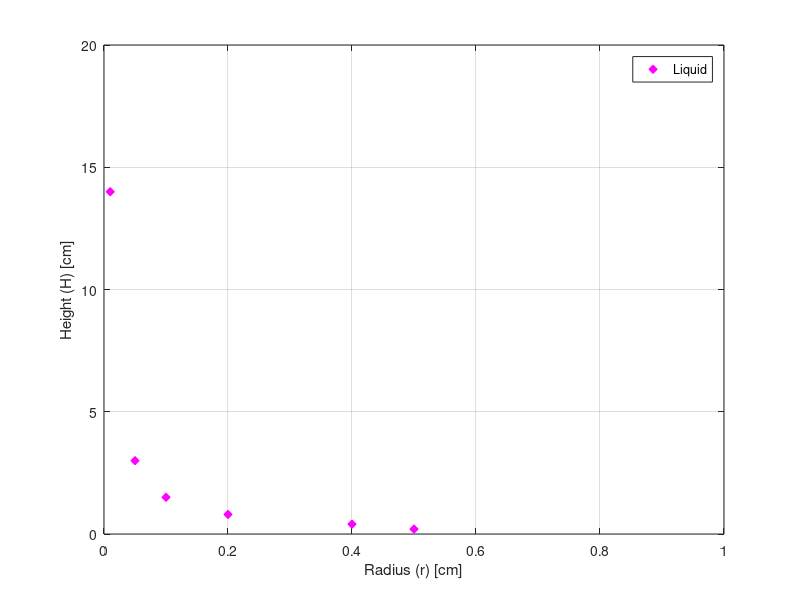

Here is the MATLAB script that generated this plot:
%% Eddie Molina   ENGR 1300-009   2016/11/04
% Problem Statement: Create a proper plot of the height versus the radius
% assuming the data are experimental
clc;
clear;
close;
%% Experimental Data
Radius = [0.01 0.05 0.10 0.20 0.40 0.50];  % [cm]
Height = [14.0 3.0 1.5 0.8 0.4 0.2];    % [cm]

%% Plots
figure('color', 'w')
plot(Radius, Height, 'd', 'MarkerFaceColor', 'm', 'MarkerEdgeColor', 'm')
grid on
ylabel('Height (H) [cm]');
xlabel('Radius (r) [cm]');
legend('Liquid', 'Location', 'Best')
axis([0 1 0 20]);
